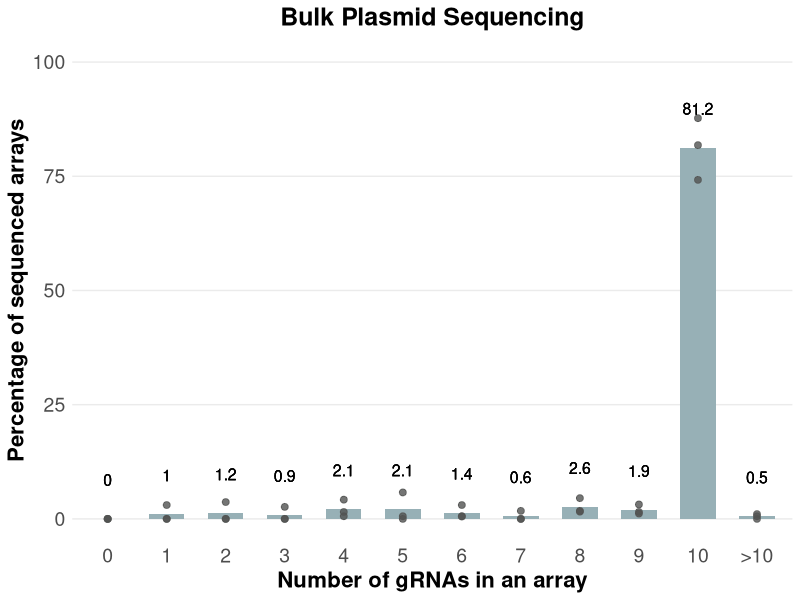
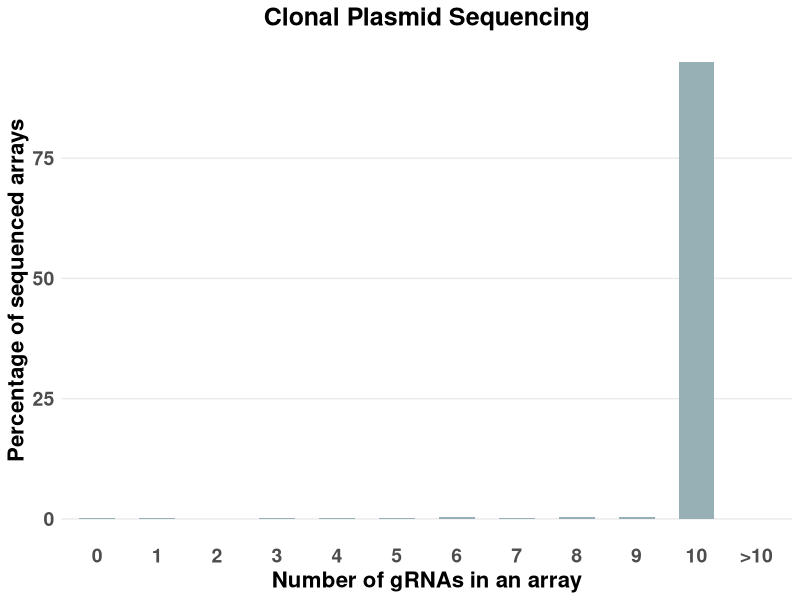
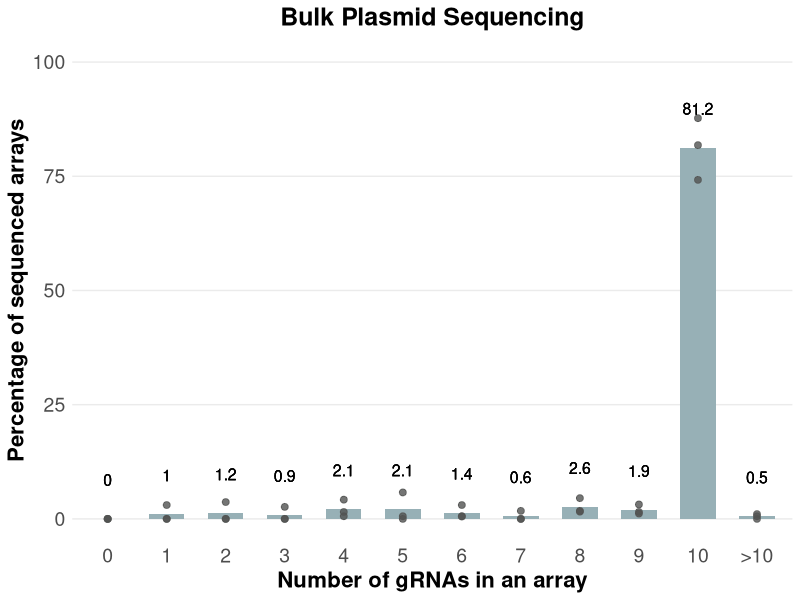
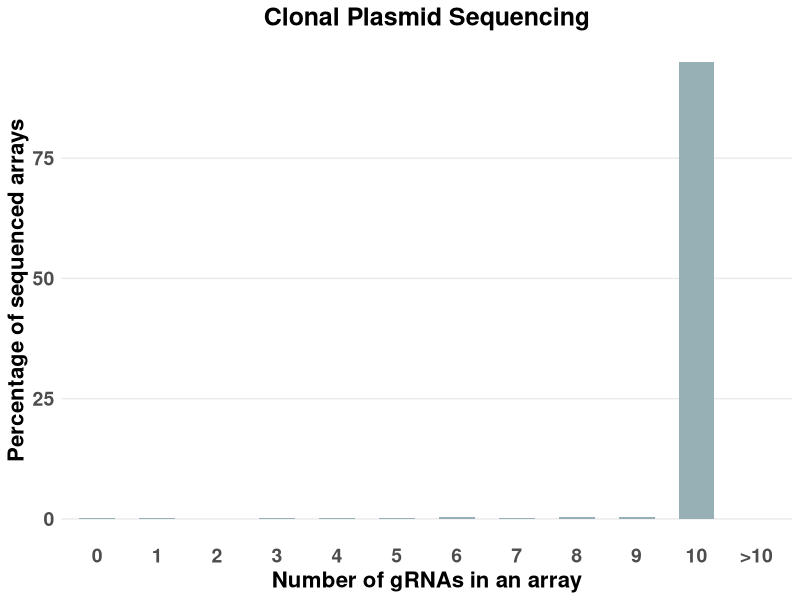

Source code (R) for these figures, in order:
library(tidyverse)

#Bulk Plasmid Sequencing

gRNA_dist <-  read_tsv("data/nanopore_sequencing/bulk_plasmid_sequencing/Bulk_gRNAarrays.tsv", col_names = T)

gRNA_dist_long <-  gRNA_dist %>% 
  pivot_longer(cols = - `No of gRNAs in the array`, names_to = "Assembly", values_to = "Count")

gRNA_dist_wide <- gRNA_dist_long %>%
  pivot_wider(id_cols = `Assembly`, 
              names_from = `No of gRNAs in the array`, names_prefix = "Count_",
              values_from = Count)

percent_count <- gRNA_dist_wide %>% 
  transmute(across(c(Count_0:`Count_Not in any  range`), ~ .x*100 /Count_Total)) 

percent_count <- percent_count %>% 
  pivot_longer(c(Count_0:`Count_Not in any  range`), names_to = "gRNA_count", values_to = "Percentage") %>% 
  group_by(gRNA_count) %>% 
  mutate(percent_mean = mean(Percentage))

percent_count <- percent_count %>% 
  mutate(gRNA_count = str_extract(gRNA_count, "[>0-9]+"))


percent_count <- percent_count %>% 
  mutate(gRNA_count = case_when(is.na(gRNA_count) ~ "Not in any range",
                                TRUE  ~ gRNA_count ))

p <- percent_count %>% 
  mutate(gRNA_count  = factor(gRNA_count, levels = c(0:10, ">10", "Not in any range"))) %>% 
  filter(gRNA_count != "Not in any range") %>% 
  ggplot(aes(gRNA_count, Percentage)) +
  geom_bar(stat = "summary", fill = "#97B0B6", width = 0.6) +
  geom_point(color = "#525352", size = 2, alpha = 0.8) +
  geom_text(aes(y = percent_mean, label = round(percent_mean, 1)), 
            vjust = -2.75, size = 4) +
  labs(
    title = "Bulk Plasmid Sequencing",
    y = "Percentage of sequenced arrays", 
    x = "Number of gRNAs in an array"
  ) +
  lims(y = c(0, 100)) +
  theme_minimal() +
  theme(
    axis.text.x = element_text(size = 14),
    axis.title.x = element_text(size = 16, face = "bold"),
    axis.title.y = element_text(size = 16, face = "bold"),
    axis.text.y = element_text(size = 14),
    axis.ticks = element_blank(),
    panel.grid.minor= element_blank(),
    panel.grid.major.x =  element_blank(),
    plot.title = element_text(size = 18, face = "bold", hjust = 0.5)
  )
p

ggsave(file="BulkPlasmidSeq.svg", plot=p, width=10, height=8)

#Clonal Plasmid sequencing

clonal_dist <-  read_tsv("data/nanopore_sequencing/clonal_plasmid_sequencing/Clonal_gRNAarrays.tsv", col_names = T)

gRNA_dist_long <-  clonal_dist %>% 
  pivot_longer(cols = - `No of gRNAs in the array`, names_to = "Assembly", values_to = "Count")

gRNA_dist_wide <- gRNA_dist_long %>%
  pivot_wider(id_cols = `Assembly`, 
              names_from = `No of gRNAs in the array`, names_prefix = "Count_",
              values_from = Count)

percent_count <- gRNA_dist_wide %>% 
  transmute(across(c(Count_0:`Count_Not in any  range`), ~ .x*100 /Count_Total)) 

percent_count <- percent_count %>% 
  pivot_longer(c(Count_0:`Count_Not in any  range`), names_to = "gRNA_count", values_to = "Percentage")

percent_count <- percent_count %>% 
  mutate(gRNA_count = str_extract(gRNA_count, "[>0-9]+"))


percent_count <- percent_count %>% 
  mutate(gRNA_count = case_when(is.na(gRNA_count) ~ "Not in any range",
                                TRUE  ~ gRNA_count ))

p <- percent_count %>% 
  mutate(gRNA_count  = factor(gRNA_count, levels = c(0:10, ">10", "Not in any range"))) %>% 
  filter(gRNA_count != "Not in any range") %>% 
  ggplot(aes(gRNA_count, Percentage)) +
  geom_bar(stat = "summary", fill = "#97B0B6", width = 0.6) +
  # geom_point(color = "#525352", size = 2, alpha = 0.8) +
  labs(
    title = "Clonal Plasmid Sequencing",
    y = "Percentage of sequenced arrays", 
    x = "Number of gRNAs in an array"
  ) +
  theme_minimal() +
  theme(
    axis.text.x = element_text(size = 14, face = "bold"),
    axis.title.x = element_text(size = 16, face = "bold"),
    axis.title.y = element_text(size = 16, face = "bold"),
    axis.text.y = element_text(size = 14, face = "bold"),
    axis.ticks = element_blank(),
    panel.grid.minor= element_blank(),
    panel.grid.major.x =  element_blank(),
    plot.title = element_text(size = 18, face = "bold", hjust = 0.5)
  )
p

ggsave(file="ClonalPlasmidSeq.jpg", plot=p, width=10, height=8)
